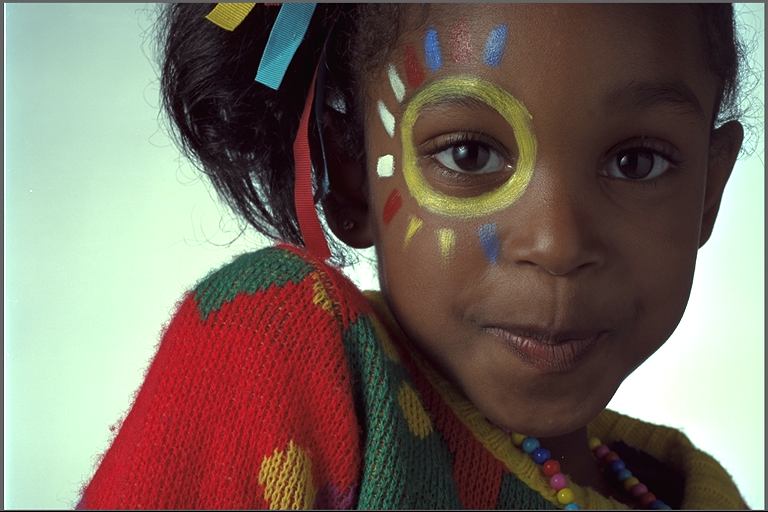
#> input picture lesson_8/data/kodim15.png, 768 x 512 px
$ jupyter execute Kmeans.ipynb
#> lines starting #> are read from the running program, lines starting #| are printed output that depends on the picture
### k-means

K-means is an **unsupervised** clustering algorithm. It is an iterative optimization process that calculates the centroids (cluster centers) that minimize a certain metric (usually the Euclidean distance). In this notebook, we are going to implement a simple version of k-means to quantize a grayscale image.

[cell 1]
import cv2
import math
import numpy as np
from matplotlib import pyplot as plt
plt.rcParams['figure.figsize'] = [15, 10]

[cell 2]
img = cv2.imread('data/kodim15.png')
#> img is the input picture: shape (512, 768, 3); mean B, G, R 95.9, 105.8, 119.3
img = cv2.cvtColor(img, cv2.COLOR_BGR2GRAY)
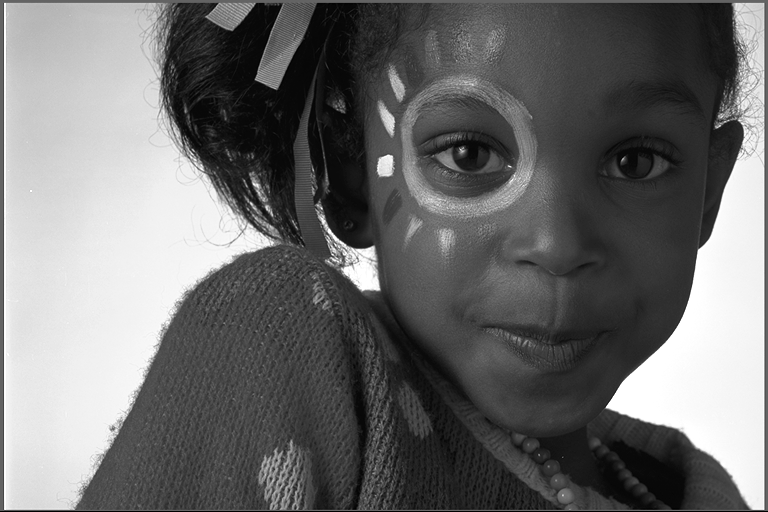
#> img: shape (512, 768); min 0, max 255, mean 108.7
img = img/255
plt.imshow(img, cmap='gray')

Implementation of k-means iterations.

[cell 3]
num_clusters = 4                          # Number of clusters
centroids = np.random.rand(num_clusters)  # Initialize the centroids (e.g. randomly)
# centroids = np.array([0, 0.1, 0.2, 0.3])

history = [np.copy(centroids)]
for iteration in range(0, 30):
    # Cluster the pixels (i.e. for each pixel find the closest centroid)
    # We are taking advantage of python broadcasting here
    # Nearest neighbor clustering here
    diff = np.abs(img[..., np.newaxis] - centroids[np.newaxis, np.newaxis, ...])
    indices = np.argmin(diff, axis=-1)

    # After pixel clustering, recompute the centroids
    for ii in range(num_clusters):
        centroids[ii] = np.mean(img[indices == ii])

    # Check if centroids have hit the convergence
    change = np.sum(np.abs(np.array(history[-1]) - centroids))
    if change == 0:
        print('Convergence hit at iteration ', iteration)
        break

    # Update history (just for plotting purposes)
    history.append(np.copy(centroids))
#> this loop made 12 passes
#> pass 1, `diff = np.abs(img[..., np.newaxis] - centroids[np.newaxis, np.newaxis,..`:
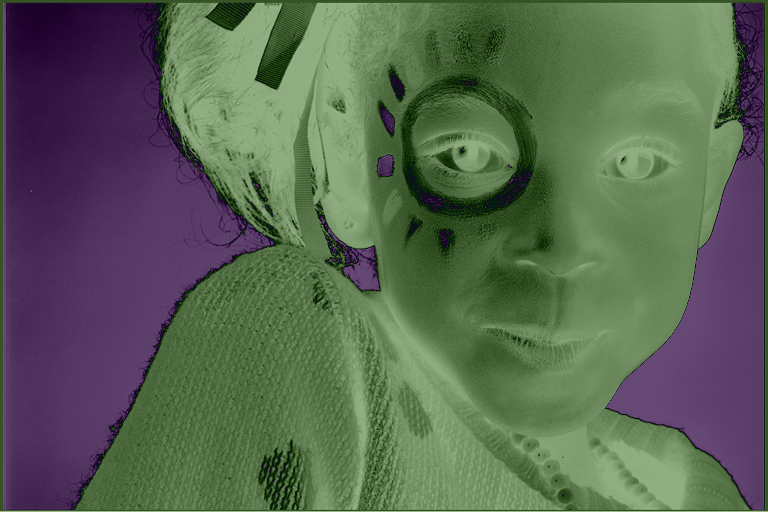
#> diff: shape (512, 768, 4) float64; mean of channels 0, 1, 2, 3 0.327, 0.396, 0.349, 0.326; drawn as B, G, R
#> pass 1, `indices = np.argmin(diff, axis=-1)`:
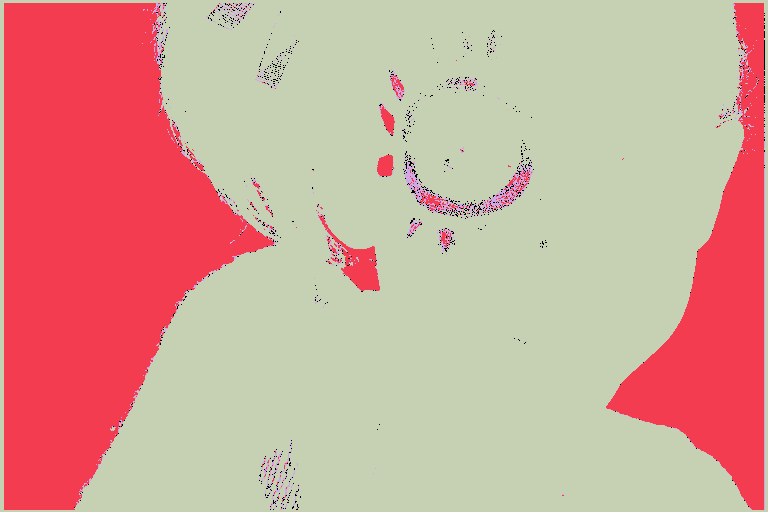
#> indices: shape (512, 768) int64; 4 distinct labels, from 0 to 3; one colour per label, 0 black
#> pass 2, `diff = np.abs(img[..., np.newaxis] - centroids[np.newaxis, np.newaxis,..`:
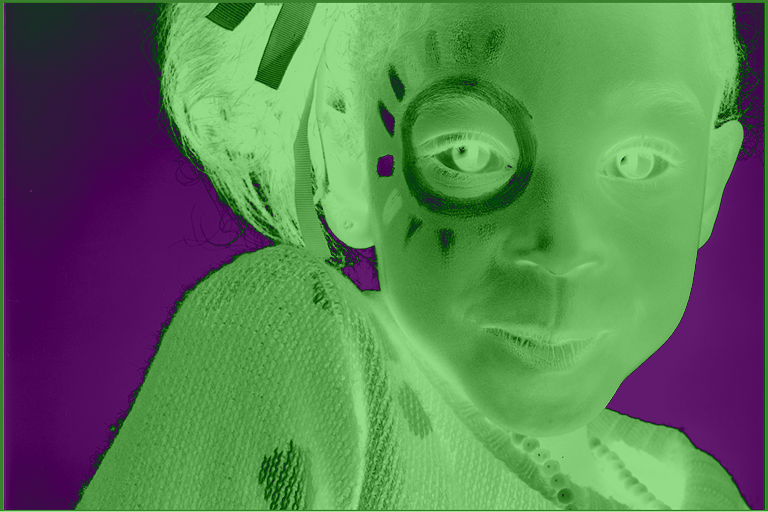
#> diff: shape (512, 768, 4) float64; mean of channels 0, 1, 2, 3 0.332, 0.49, 0.353, 0.265; drawn as B, G, R
#> pass 2, `indices = np.argmin(diff, axis=-1)`:
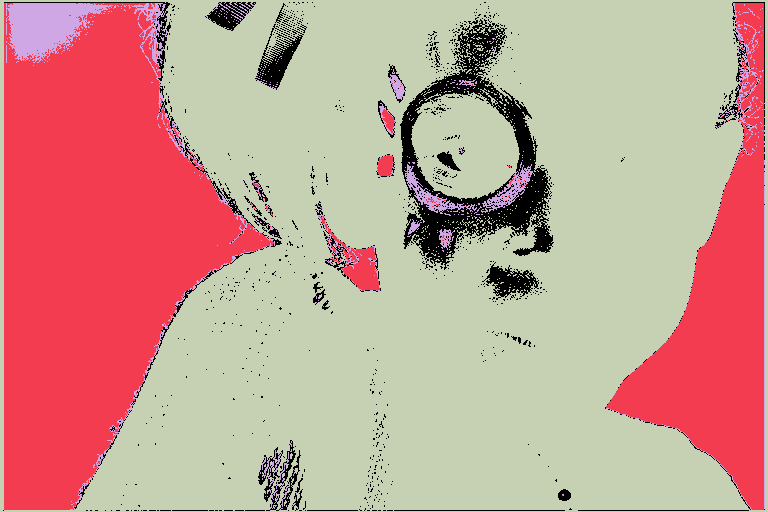
#> indices: shape (512, 768) int64; 4 distinct labels, from 0 to 3; one colour per label, 0 black
#> after the loop:
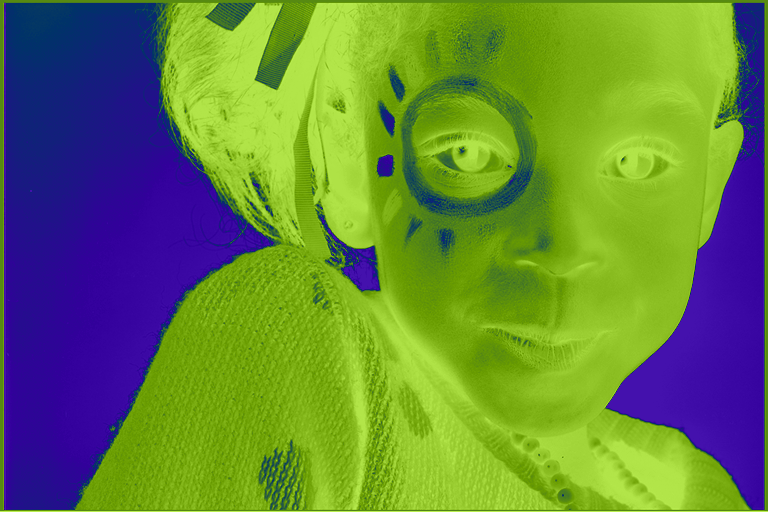
#> diff: shape (512, 768, 4) float64; mean of channels 0, 1, 2, 3 0.257, 0.512, 0.403, 0.307; drawn as B, G, R
#> after the loop, centroids = [0.318, 0.93, 0.733, 0.138]; history = 12 items, first 6: [0.549, 0.715, 0.603, 0.545], [0.561, 0.898, 0.614, 0.224], [0.466, 0.909, 0.687, 0.208], [0.411, 0.919, 0.723, 0.192], [0.374, 0.927, 0.74, 0.176], [0.353, 0.93, 0.746, 0.164]

We plot the history to visualize the evolution of centroid updates.

[cell 4]
plt.plot(np.array(history))
plt.xlabel('Iteration')
plt.ylabel('Centroids')
plt.grid(True)
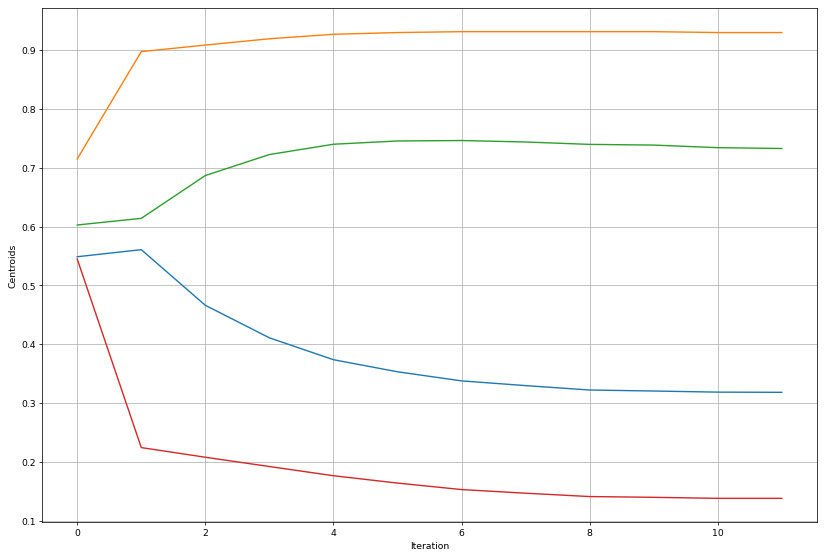
#> figure drawn by matplotlib, 1 panel; curve peaks at x = 1, y = 0.561; curve peaks at x = 6, y = 0.932; curve peaks at x = 6, y = 0.746

### Quantization

After finding the centroids, i.e., the best fitting pallette of colours, we quantize the original image to the given palette.

[cell 5]
rows, cols = img.shape
#> rows = 512; cols = 768
result = np.zeros_like(img)
#> result: shape (512, 768) float64; every value is 0

for r in range(rows):
    for c in range(cols):
        color_idx = np.argmin(np.abs(img[r,c] - centroids))
        result[r, c] = centroids[color_idx]
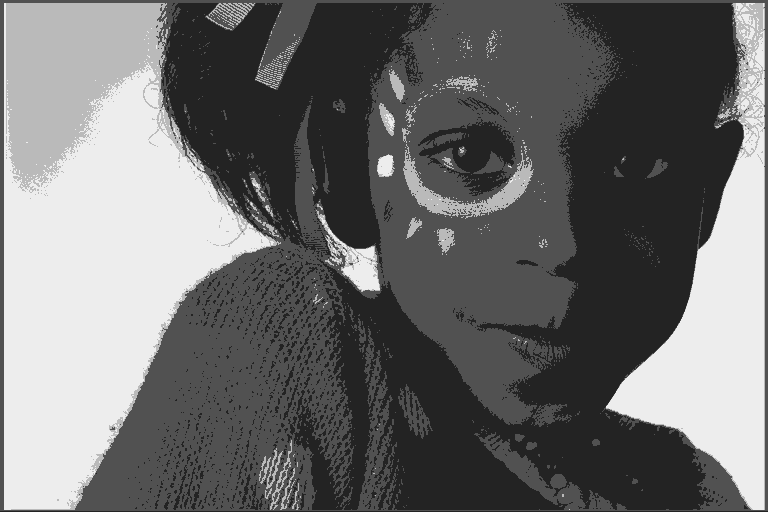
#> result: shape (512, 768) float64; min 0.138, max 0.93, mean 0.426

[cell 6]
plt.subplot(121), plt.imshow(img, cmap='gray')
plt.subplot(122), plt.imshow(result, cmap='gray')

$ run again, with lesson_8/data/kodim20.png copied over lesson_8/data/kodim15.png
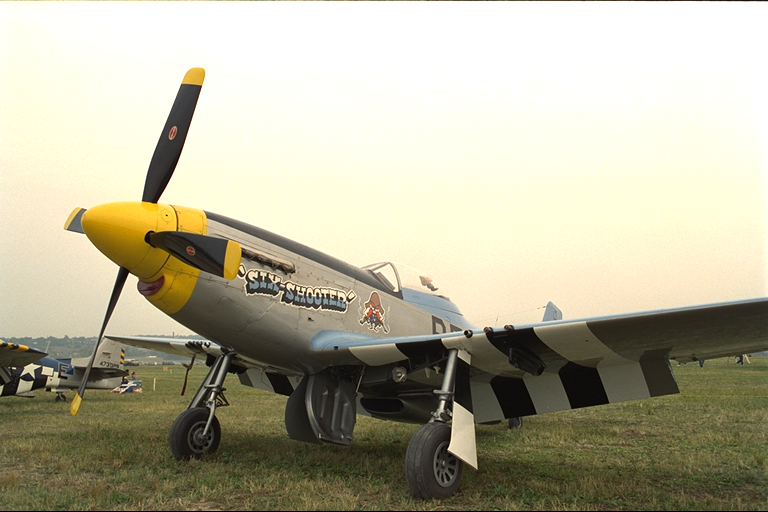
#> input picture lesson_8/data/kodim20.png, 768 x 512 px
#> img is the input picture: shape (512, 768, 3); mean B, G, R 154.7, 176.3, 180.5
#> after the loop `for iteration in range(0, 30):`:
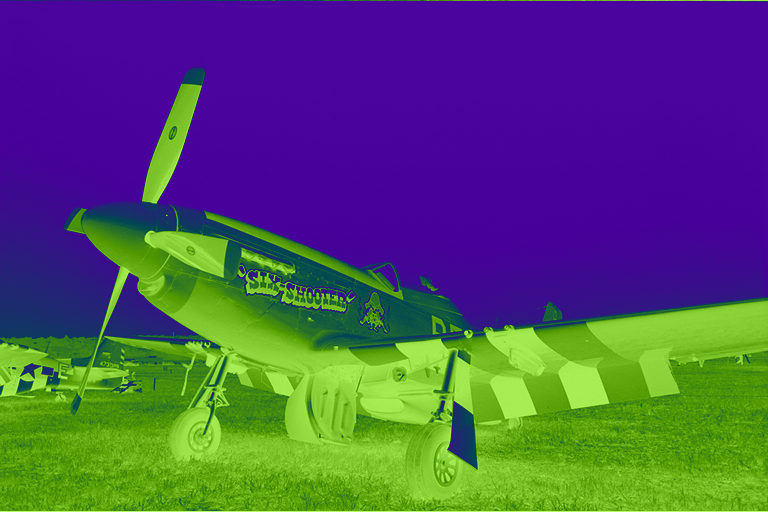
#> diff: shape (512, 768, 4) float64; mean of channels 0, 1, 2, 3 0.394, 0.305, 0.32, 0.523; drawn as B, G, R
#> after the loop `for iteration in range(0, 30):`: centroids = [0.378, 0.98, 0.7, 0.174]; history = 11 items, first 6: [0.549, 0.715, 0.603, 0.545], [0.56, 0.965, 0.621, 0.286], [0.481, 0.976, 0.688, 0.256], [0.439, 0.98, 0.714, 0.228], [0.417, 0.981, 0.718, 0.21], [0.401, 0.981, 0.717, 0.195]
#> after the loop `for r in range(rows):`:
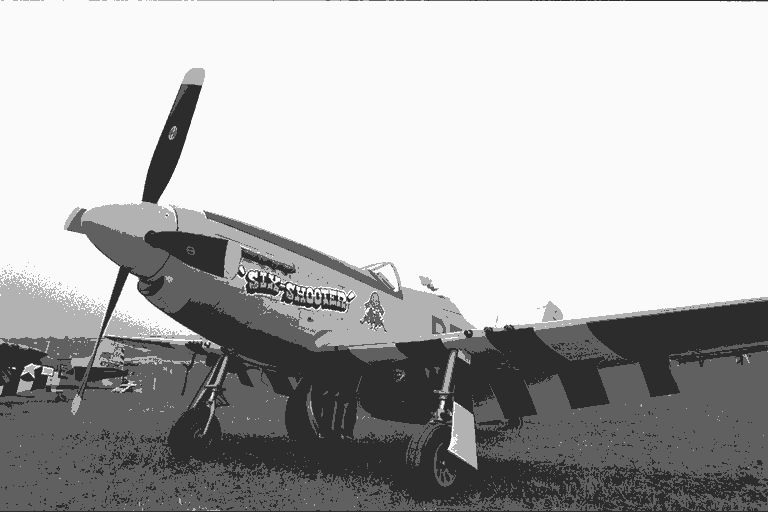
#> result: shape (512, 768) float64; min 0.174, max 0.98, mean 0.687

$ run again, with lesson_8/data/document.jpg saved as lesson_8/data/kodim15.png
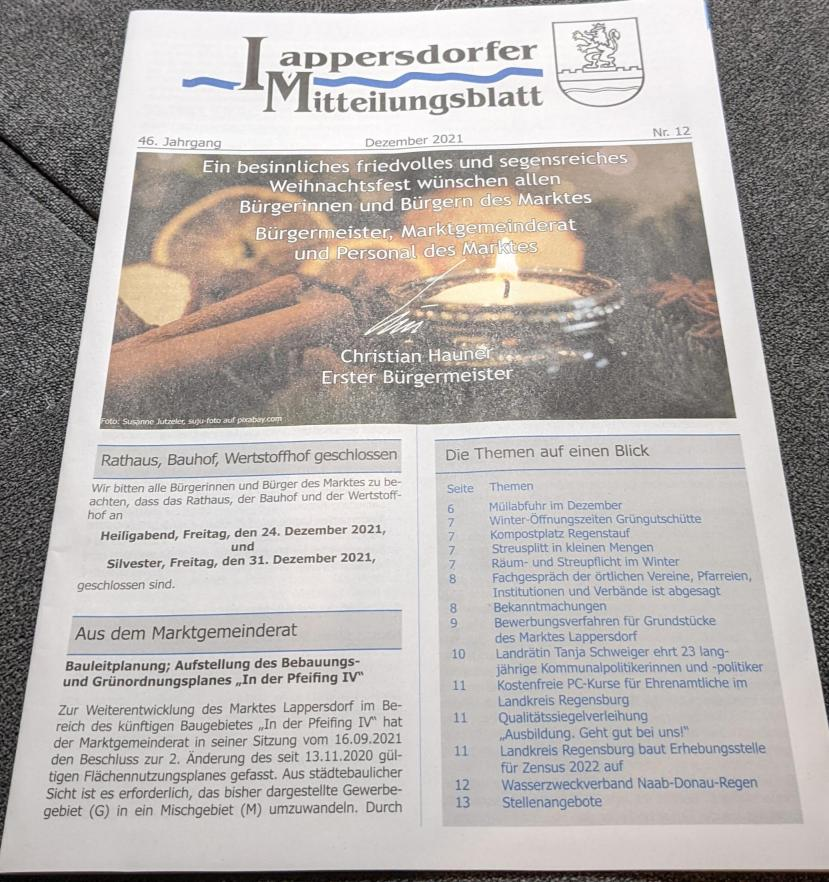
#> input picture lesson_8/data/document.jpg, 829 x 882 px
#> img is the input picture: shape (882, 829, 3); mean B, G, R 170.9, 173.4, 178.4
#> after the loop `for iteration in range(0, 30):`:
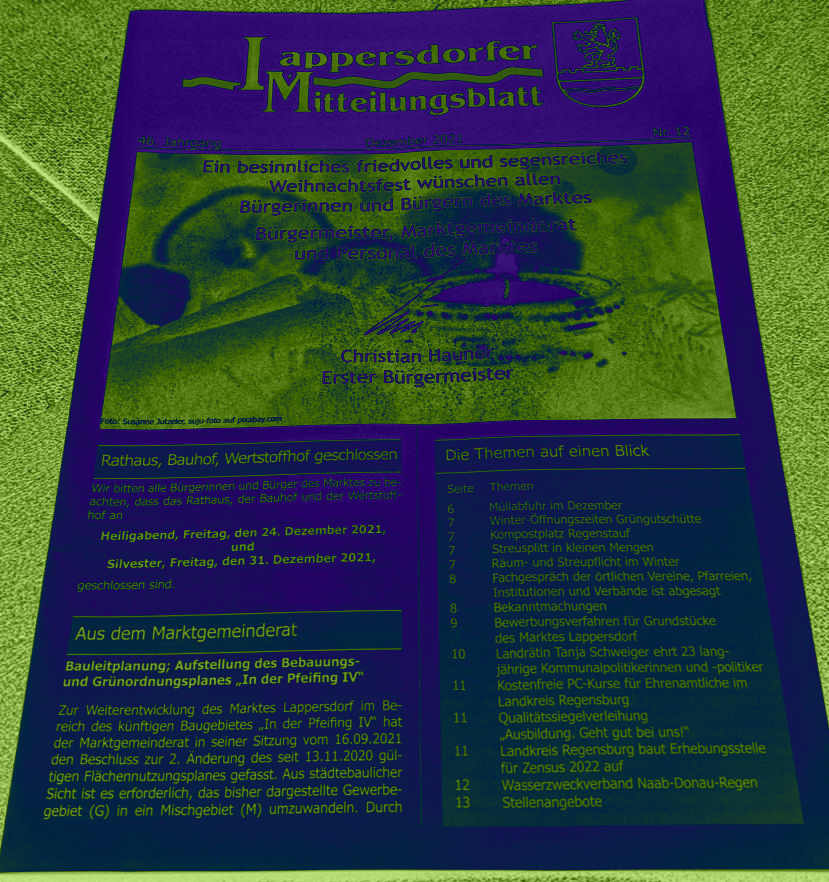
#> diff: shape (882, 829, 4) float64; mean of channels 0, 1, 2, 3 0.24, 0.24, 0.17, 0.432; drawn as B, G, R
#> after the loop `for iteration in range(0, 30):`: centroids = [0.513, 0.914, 0.763, 0.261]; history = 15 items, first 6: [0.549, 0.715, 0.603, 0.545], [0.56, 0.828, 0.617, 0.39], [0.531, 0.841, 0.659, 0.337], [0.513, 0.852, 0.686, 0.3], [0.504, 0.863, 0.706, 0.277], [0.501, 0.875, 0.723, 0.264]
#> after the loop `for r in range(rows):`:
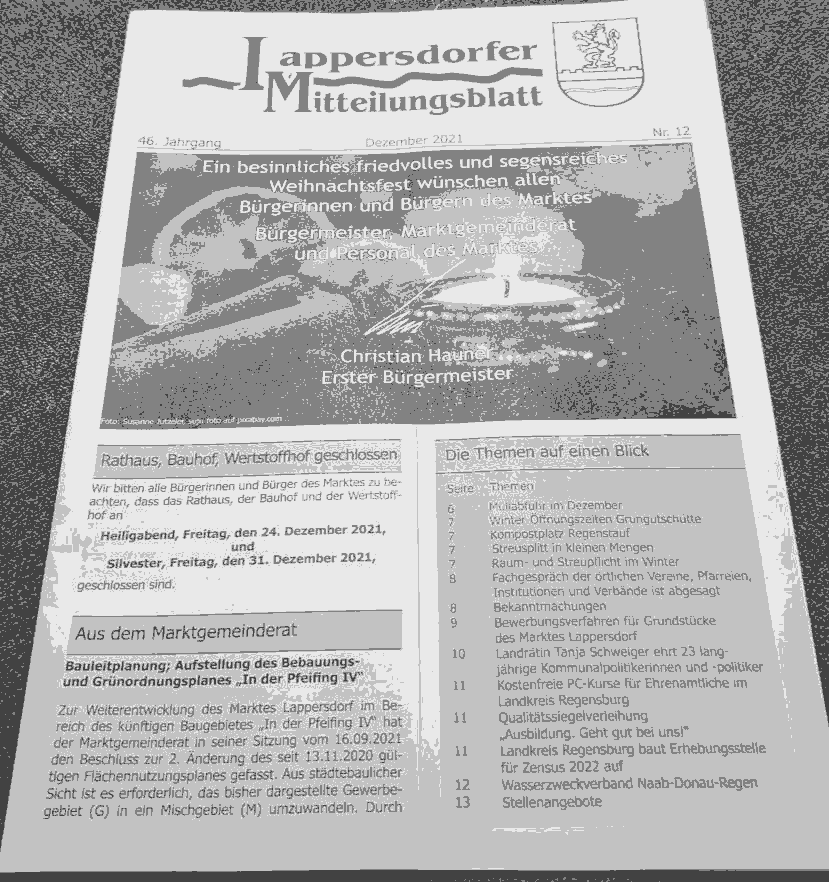
#> result: shape (882, 829) float64; min 0.261, max 0.914, mean 0.685
